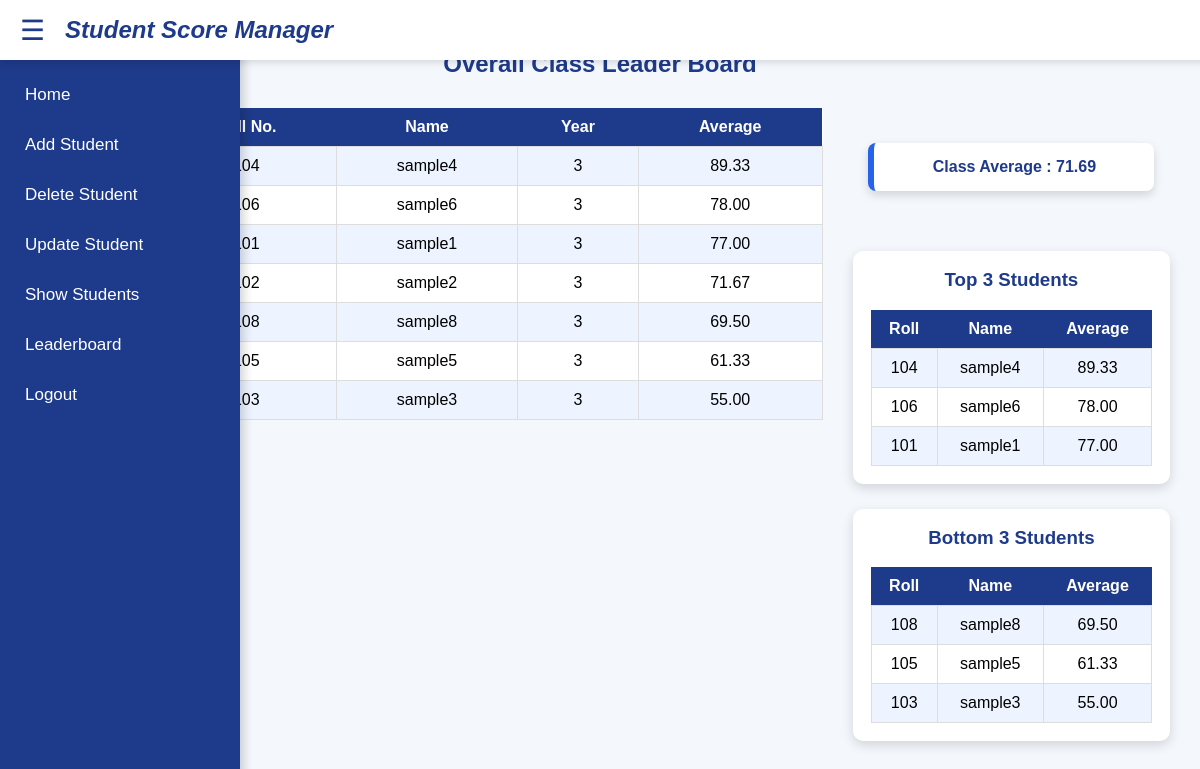
The app's page /leaderboard with its own data.
### tables this page shows
CREATE TABLE student_data(
            rollNo integer primary key,
            name varchar(50) not null,
            year integer not null check(year >= 1 AND year <= 4)
        );

### updated_app.py (the view)
@app.get("/leaderboard")
def leaderboard():
    try:
        conn = sqlite3.connect("students.db")
        cur = conn.cursor()
        cur.execute("""select sd.rollNo, sd.name, sd.year, AVG(sm.mark_gained)
                    from student_data as sd join student_marks as sm
                    on sd.rollNo = sm.rollNo
                    group by sd.rollNo
                    order by AVG(sm.mark_gained) DESC
                """)
        rows = cur.fetchall()
        if not rows:
            return "No students found"
        top3 = rows[:3]
        bottom3 = rows[-3:]
        class_avg = sum(row[3] for row in rows)/len(rows)
        conn.commit()
        conn.close()
        return render_template(
            "showLeaderboard.html",
            students = rows,
            top3 = top3,
            bottom3= bottom3,
            class_avg = class_avg
            )
    except Exception as e:
        return f"Error : {e}"

### templates/showLeaderboard.html (shortened to what this page needs)
<!DOCTYPE html>
<html lang="en">
<head>
    <link rel="stylesheet" href="{{ url_for('static', filename='leaderboard.css') }}">
    <link rel="stylesheet" href="{{ url_for('static', filename='sidebar.css') }}">
</head>
<body>
    {% include "sidebar.html" %}
    <h2>Overall Class Leader Board</h2>
<div class="main-container">
    <div class="left-panel">
        <table>
            <tr>
                <th>S.No</th>
                <th>Roll No.</th>
                <th>Name</th>
                <th>Year</th>
                <th>Average</th>
            </tr>
            {% for s in students %}
            <tr>
                <td>{{loop.index}}</td>
                <td>{{s[0]}}</td>
                <td>{{s[1]}}</td>
                <td>{{s[2]}}</td>
                <td>{{"%.2f"|format(s[3])}}</td>
            </tr>
            {% endfor %}
        </table>
    </div>
    <div class="right-panel">
        <div class="class-average">
            Class Average : {{"%.2f"|format(class_avg)}}
        </div>
        <div class="card">
            <h3>Top 3 Students</h3>
            <table>
                <tr>
                    <th>Roll</th>
                    <th>Name</th>
                    <th>Average</th>
                </tr>
                {% for t in top3 %}
                <tr>
                    <td>{{t[0]}}</td>
                    <td>{{t[1]}}</td>
                    <td>{{"%.2f"|format(t[3])}}</td>
                </tr>
                {% endfor %}
            </table>
        </div>
        <div class="card">
            <h3>Bottom 3 Students</h3>
            <table>
                <tr>
                    <th>Roll</th>
                    <th>Name</th>
                    <th>Average</th>
                </tr>
                {% for b in bottom3 %}
                <tr>
                    <td>{{b[0]}}</td>
                    <td>{{b[1]}}</td>
                    <td>{{"%.2f"|format(b[3])}}</td>
                </tr>
                {% endfor %}
            </table>
        </div>
    </div>
</div>
</body>
</html>

### static/leaderboard.css (style rules this page uses)
body { margin:0; padding:30px; font-family:Arial, Helvetica, sans-serif; background:#F4F8FC; }
h2 { text-align:center; color:#1E3A8A; margin-bottom:30px; }
.main-container { display:flex; gap:30px; align-items:flex-start; }
.left-panel { flex:2.5; }
.right-panel { flex:1; display:flex; flex-direction:column; gap:25px; }
.card { background:white; padding:18px; border-radius:10px; box-shadow:0 4px 12px rgba(0,0,0,.15); }
table { width:100%; border-collapse:collapse; background:white; }
th { background:#1E3A8A; color:white; padding:10px; }
td { padding:10px; text-align:center; border:1px solid #ddd; }
tr:nth-child(even) { background:#EEF4FF; }
h3 { text-align:center; color:#1E3A8A; margin-top:0; }
.class-average { width:250px; margin:35px auto; padding:15px; text-align:center; background:white; border-left:6px solid #2563EB; border-radius:8px; font-weight:bold; color:#1E3A8A; box-shadow:0 4px 10px rgba(0,0,0,.15); }

### records on screen
student_data: rollNo "104", name "sample4", year "3", s "89.33", t "89.33"
student_data: rollNo "106", name "sample6", year "3", s "78.00", t "78.00"
student_data: rollNo "101", name "sample1", year "3", s "77.00", t "77.00"
student_data: rollNo "102", name "sample2", year "3", s "71.67"
student_data: rollNo "108", name "sample8", year "3", s "69.50", b "69.50"
student_data: rollNo "105", name "sample5", year "3", s "61.33", b "61.33"
student_data: rollNo "103", name "sample3", year "3", s "55.00", b "55.00"

### other values on screen
{{ "%.2f"|format(class_avg) }} "71.69"
